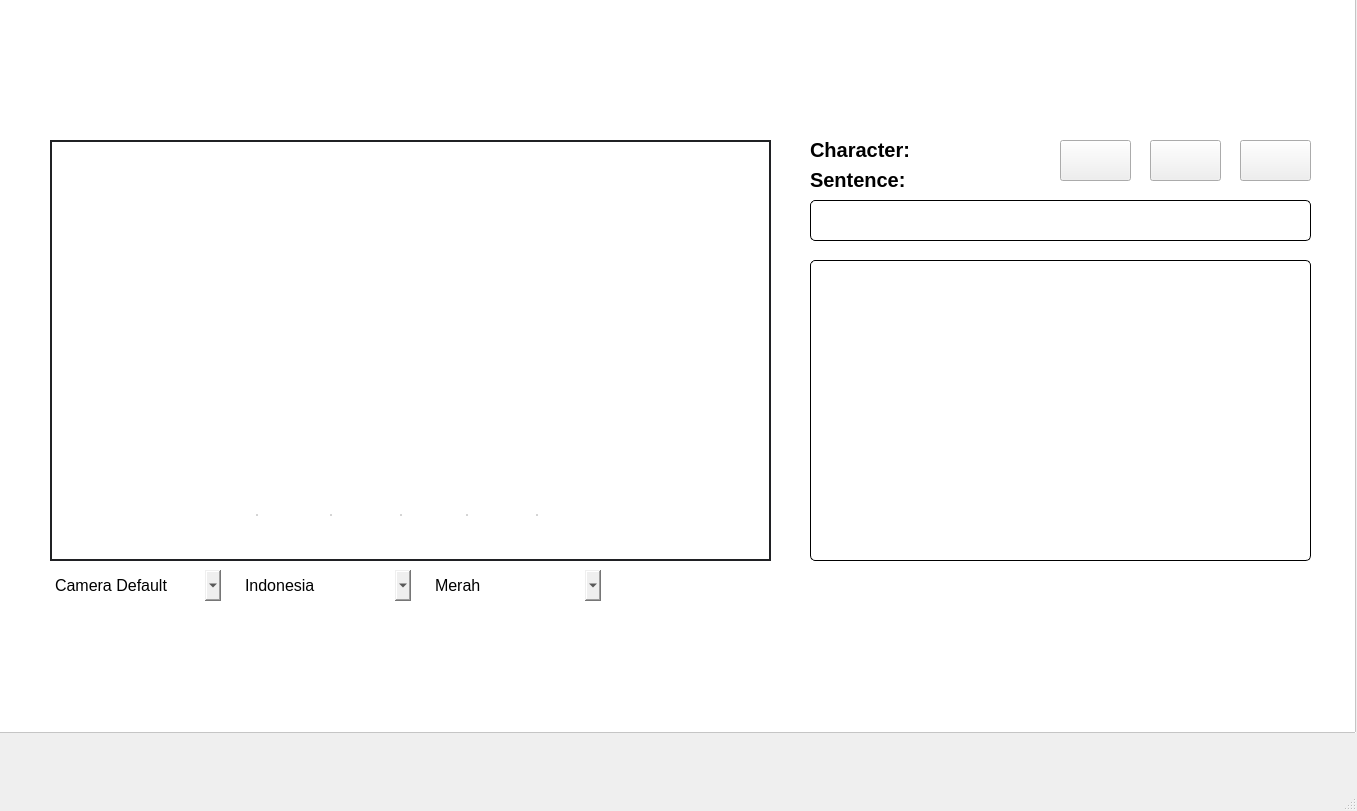
<?xml version="1.0" encoding="UTF-8"?>
<ui version="4.0">
 <class>MainWindow</class>
 <widget class="QMainWindow" name="MainWindow">
  <property name="enabled">
   <bool>true</bool>
  </property>
  <property name="geometry">
   <rect>
    <x>0</x>
    <y>0</y>
    <width>1357</width>
    <height>811</height>
   </rect>
  </property>
  <property name="windowTitle">
   <string>MainWindow</string>
  </property>
  <property name="styleSheet">
   <string notr="true"/>
  </property>
  <widget class="QWidget" name="centralwidget">
   <widget class="QFrame" name="frame">
    <property name="geometry">
     <rect>
      <x>-10</x>
      <y>-10</y>
      <width>1366</width>
      <height>743</height>
     </rect>
    </property>
    <property name="font">
     <font>
      <pointsize>10</pointsize>
     </font>
    </property>
    <property name="layoutDirection">
     <enum>Qt::LeftToRight</enum>
    </property>
    <property name="styleSheet">
     <string notr="true">QFrame{
	background-color: rgb(255, 255, 255);
}</string>
    </property>
    <property name="frameShape">
     <enum>QFrame::StyledPanel</enum>
    </property>
    <property name="frameShadow">
     <enum>QFrame::Raised</enum>
    </property>
    <widget class="QLabel" name="vid">
     <property name="geometry">
      <rect>
       <x>60</x>
       <y>150</y>
       <width>721</width>
       <height>421</height>
      </rect>
     </property>
     <property name="styleSheet">
      <string notr="true">QLabel {
    background-color: qlineargradient(
        spread:pad, x1:0, y1:0, x2:0, y2:1, /* Gradasi vertikal */
        stop:0 rgba(0, 0, 0, 245),         /* Hitam di atas */
        stop:0.3 rgb(32, 33, 36),          /* Peralihan dari hitam ke warna tengah */
        stop:0.7 rgb(32, 33, 36),          /* Warna tengah berlangsung lebih lama */
        stop:1 rgba(0, 0, 0, 245)          /* Hitam di bawah */
    );
    border: 2px solid rgb(32, 33, 36);
    color: white;
}</string>
     </property>
     <property name="frameShape">
      <enum>QFrame::Box</enum>
     </property>
     <property name="text">
      <string/>
     </property>
     <property name="scaledContents">
      <bool>true</bool>
     </property>
    </widget>
    <widget class="QLabel" name="sentence">
     <property name="geometry">
      <rect>
       <x>820</x>
       <y>210</y>
       <width>501</width>
       <height>41</height>
      </rect>
     </property>
     <property name="font">
      <font>
       <pointsize>15</pointsize>
       <weight>75</weight>
       <bold>true</bold>
      </font>
     </property>
     <property name="layoutDirection">
      <enum>Qt::RightToLeft</enum>
     </property>
     <property name="styleSheet">
      <string notr="true">QLabel {
    border-radius: 5px;            /* Border radius 5px */
	border:1px solid;
}</string>
     </property>
     <property name="frameShape">
      <enum>QFrame::Box</enum>
     </property>
     <property name="text">
      <string/>
     </property>
     <property name="textFormat">
      <enum>Qt::PlainText</enum>
     </property>
     <property name="alignment">
      <set>Qt::AlignLeading|Qt::AlignLeft|Qt::AlignVCenter</set>
     </property>
    </widget>
    <widget class="QLabel" name="kata">
     <property name="geometry">
      <rect>
       <x>820</x>
       <y>180</y>
       <width>111</width>
       <height>20</height>
      </rect>
     </property>
     <property name="font">
      <font>
       <pointsize>15</pointsize>
       <weight>75</weight>
       <bold>true</bold>
      </font>
     </property>
     <property name="text">
      <string>Sentence:</string>
     </property>
    </widget>
    <widget class="QLabel" name="character">
     <property name="geometry">
      <rect>
       <x>820</x>
       <y>150</y>
       <width>111</width>
       <height>20</height>
      </rect>
     </property>
     <property name="font">
      <font>
       <pointsize>15</pointsize>
       <weight>75</weight>
       <bold>true</bold>
      </font>
     </property>
     <property name="text">
      <string>Character:</string>
     </property>
    </widget>
    <widget class="QLabel" name="chara">
     <property name="geometry">
      <rect>
       <x>930</x>
       <y>150</y>
       <width>111</width>
       <height>20</height>
      </rect>
     </property>
     <property name="font">
      <font>
       <pointsize>15</pointsize>
       <weight>75</weight>
       <bold>true</bold>
      </font>
     </property>
     <property name="frameShape">
      <enum>QFrame::NoFrame</enum>
     </property>
     <property name="text">
      <string/>
     </property>
    </widget>
    <widget class="QPushButton" name="dele">
     <property name="geometry">
      <rect>
       <x>1070</x>
       <y>150</y>
       <width>71</width>
       <height>41</height>
      </rect>
     </property>
     <property name="font">
      <font>
       <pointsize>12</pointsize>
       <weight>75</weight>
       <bold>true</bold>
      </font>
     </property>
     <property name="text">
      <string/>
     </property>
     <property name="icon">
      <iconset>
       <normaloff>icon/delete-left-solid.svg</normaloff>icon/delete-left-solid.svg</iconset>
     </property>
     <property name="iconSize">
      <size>
       <width>40</width>
       <height>45</height>
      </size>
     </property>
    </widget>
    <widget class="QPushButton" name="clear">
     <property name="geometry">
      <rect>
       <x>1160</x>
       <y>150</y>
       <width>71</width>
       <height>41</height>
      </rect>
     </property>
     <property name="font">
      <font>
       <pointsize>12</pointsize>
       <weight>75</weight>
       <bold>true</bold>
      </font>
     </property>
     <property name="text">
      <string/>
     </property>
     <property name="icon">
      <iconset>
       <normaloff>icon/eraser-solid.svg</normaloff>icon/eraser-solid.svg</iconset>
     </property>
     <property name="iconSize">
      <size>
       <width>40</width>
       <height>30</height>
      </size>
     </property>
    </widget>
    <widget class="QPushButton" name="speakk">
     <property name="geometry">
      <rect>
       <x>1250</x>
       <y>150</y>
       <width>71</width>
       <height>41</height>
      </rect>
     </property>
     <property name="font">
      <font>
       <pointsize>12</pointsize>
       <weight>75</weight>
       <bold>true</bold>
      </font>
     </property>
     <property name="text">
      <string/>
     </property>
     <property name="icon">
      <iconset>
       <normaloff>icon/head-side-cough-solid.svg</normaloff>icon/head-side-cough-solid.svg</iconset>
     </property>
     <property name="iconSize">
      <size>
       <width>40</width>
       <height>30</height>
      </size>
     </property>
    </widget>
    <widget class="QComboBox" name="camera">
     <property name="geometry">
      <rect>
       <x>60</x>
       <y>580</y>
       <width>171</width>
       <height>31</height>
      </rect>
     </property>
     <property name="font">
      <font>
       <pointsize>12</pointsize>
      </font>
     </property>
     <property name="styleSheet">
      <string notr="true">QComboBox{
border-radius:5px;
}</string>
     </property>
     <property name="editable">
      <bool>false</bool>
     </property>
     <property name="currentIndex">
      <number>0</number>
     </property>
     <property name="iconSize">
      <size>
       <width>20</width>
       <height>20</height>
      </size>
     </property>
     <item>
      <property name="text">
       <string>Camera Default</string>
      </property>
      <property name="icon">
       <iconset>
        <normaloff>icon/video-solid.svg</normaloff>icon/video-solid.svg</iconset>
      </property>
     </item>
     <item>
      <property name="text">
       <string>WebCam</string>
      </property>
      <property name="icon">
       <iconset>
        <normaloff>icon/webcam.png</normaloff>icon/webcam.png</iconset>
      </property>
     </item>
    </widget>
    <widget class="QComboBox" name="bahasa">
     <property name="geometry">
      <rect>
       <x>250</x>
       <y>580</y>
       <width>171</width>
       <height>31</height>
      </rect>
     </property>
     <property name="font">
      <font>
       <pointsize>12</pointsize>
      </font>
     </property>
     <property name="styleSheet">
      <string notr="true">QComboBox{
border-radius:5px;
}</string>
     </property>
     <item>
      <property name="text">
       <string>Indonesia</string>
      </property>
      <property name="icon">
       <iconset>
        <normaloff>icon/flag.png</normaloff>icon/flag.png</iconset>
      </property>
     </item>
     <item>
      <property name="text">
       <string>Inggris</string>
      </property>
      <property name="icon">
       <iconset>
        <normaloff>icon/united-kingdom.png</normaloff>icon/united-kingdom.png</iconset>
      </property>
     </item>
    </widget>
    <widget class="QLabel" name="logo">
     <property name="geometry">
      <rect>
       <x>30</x>
       <y>30</y>
       <width>261</width>
       <height>60</height>
      </rect>
     </property>
     <property name="text">
      <string/>
     </property>
     <property name="pixmap">
      <pixmap>C:/Users/mafin/Downloads/cb57dd40-acdd-48e5-a793-b2698cc3d0ed-removebg-preview.png</pixmap>
     </property>
     <property name="scaledContents">
      <bool>true</bool>
     </property>
    </widget>
    <widget class="QCheckBox" name="check_cam">
     <property name="geometry">
      <rect>
       <x>400</x>
       <y>500</y>
       <width>51</width>
       <height>51</height>
      </rect>
     </property>
     <property name="styleSheet">
      <string notr="true">    QCheckBox {
        background-color: rgb(255, 255, 255);  /* Warna latar belakang default */
        border: 1px solid white;
        border-radius: 25px; /* Setengah dari lebar/tinggi untuk membuat lingkaran */
        padding: 10px;  /* Tambahkan padding untuk menambah jarak */
    }
    QCheckBox::indicator {
        width: 0px; 
        height: 0px;
    }

QCheckBox:checked {
	background-color: rgb(234, 67, 53);
        color: white;
        border: 1px solid rgb(234, 67, 53);
        border-radius: 25px; /* Setengah dari lebar/tinggi untuk membuat lingkaran */
    }
</string>
     </property>
     <property name="text">
      <string/>
     </property>
     <property name="icon">
      <iconset>
       <normaloff>icon/video-solid.svg</normaloff>icon/video-solid.svg</iconset>
     </property>
     <property name="iconSize">
      <size>
       <width>20</width>
       <height>20</height>
      </size>
     </property>
     <property name="checkable">
      <bool>true</bool>
     </property>
     <property name="checked">
      <bool>false</bool>
     </property>
    </widget>
    <widget class="QCheckBox" name="check_hand">
     <property name="geometry">
      <rect>
       <x>330</x>
       <y>500</y>
       <width>51</width>
       <height>51</height>
      </rect>
     </property>
     <property name="styleSheet">
      <string notr="true">    QCheckBox {
        background-color: rgb(255, 255, 255);  /* Warna latar belakang default */
        border: 1px solid white;
        border-radius: 25px; /* Setengah dari lebar/tinggi untuk membuat lingkaran */
        padding: 10px;  /* Tambahkan padding untuk menambah jarak */
    }
    QCheckBox::indicator {
        width: 0px; 
        height: 0px;
    }

QCheckBox:checked {
	background-color: rgb(234, 67, 53);
        color: white;
        border: 1px solid rgb(234, 67, 53);
        border-radius: 25px; /* Setengah dari lebar/tinggi untuk membuat lingkaran */
    }
</string>
     </property>
     <property name="text">
      <string/>
     </property>
     <property name="icon">
      <iconset>
       <normaloff>icon/hand-point-up-solid.svg</normaloff>icon/hand-point-up-solid.svg</iconset>
     </property>
     <property name="iconSize">
      <size>
       <width>25</width>
       <height>25</height>
      </size>
     </property>
     <property name="checked">
      <bool>false</bool>
     </property>
     <property name="autoRepeat">
      <bool>false</bool>
     </property>
    </widget>
    <widget class="QCheckBox" name="check_speak">
     <property name="geometry">
      <rect>
       <x>260</x>
       <y>500</y>
       <width>51</width>
       <height>51</height>
      </rect>
     </property>
     <property name="styleSheet">
      <string notr="true">    QCheckBox {
        background-color: rgb(255, 255, 255);  /* Warna latar belakang default */
        border: 1px solid white;
        border-radius: 25px; /* Setengah dari lebar/tinggi untuk membuat lingkaran */
        padding: 6px;  /* Tambahkan padding untuk menambah jarak */
    }
    QCheckBox::indicator {
        width: 0px; 
        height: 0px;
    }

QCheckBox:checked {
	background-color: rgb(234, 67, 53);
        color: white;
        border: 1px solid rgb(234, 67, 53);
        border-radius: 25px; /* Setengah dari lebar/tinggi untuk membuat lingkaran */
    }
</string>
     </property>
     <property name="text">
      <string/>
     </property>
     <property name="icon">
      <iconset>
       <normaloff>icon/volume-high-solid.svg</normaloff>icon/volume-high-solid.svg</iconset>
     </property>
     <property name="iconSize">
      <size>
       <width>25</width>
       <height>25</height>
      </size>
     </property>
     <property name="checked">
      <bool>false</bool>
     </property>
    </widget>
    <widget class="QCheckBox" name="check_bright">
     <property name="geometry">
      <rect>
       <x>540</x>
       <y>500</y>
       <width>51</width>
       <height>51</height>
      </rect>
     </property>
     <property name="styleSheet">
      <string notr="true">    QCheckBox {
        background-color: rgb(255, 255, 255);  /* Warna latar belakang default */
        border: 1px solid white;
        border-radius: 25px; /* Setengah dari lebar/tinggi untuk membuat lingkaran */
        padding: 6px;  /* Tambahkan padding untuk menambah jarak */
    }
    QCheckBox::indicator {
        width: 0px; 
        height: 0px;
    }

QCheckBox:checked {
	background-color: rgb(234, 67, 53);
        color: white;
        border: 1px solid rgb(234, 67, 53);
        border-radius: 25px; /* Setengah dari lebar/tinggi untuk membuat lingkaran */
    }
</string>
     </property>
     <property name="text">
      <string/>
     </property>
     <property name="icon">
      <iconset>
       <normaloff>icon/sun-solid.svg</normaloff>icon/sun-solid.svg</iconset>
     </property>
     <property name="iconSize">
      <size>
       <width>25</width>
       <height>25</height>
      </size>
     </property>
     <property name="checked">
      <bool>false</bool>
     </property>
    </widget>
    <widget class="QCheckBox" name="check_draw">
     <property name="geometry">
      <rect>
       <x>470</x>
       <y>500</y>
       <width>51</width>
       <height>51</height>
      </rect>
     </property>
     <property name="styleSheet">
      <string notr="true">    QCheckBox {
        background-color: rgb(255, 255, 255);  /* Warna latar belakang default */
        border: 1px solid white;
        border-radius: 25px; /* Setengah dari lebar/tinggi untuk membuat lingkaran */
        padding: 6px;  /* Tambahkan padding untuk menambah jarak */
    }
    QCheckBox::indicator {
        width: 0px; 
        height: 0px;
    }

QCheckBox:checked {
	background-color: rgb(234, 67, 53);
        color: white;
        border: 1px solid rgb(234, 67, 53);
        border-radius: 25px; /* Setengah dari lebar/tinggi untuk membuat lingkaran */
    }
</string>
     </property>
     <property name="text">
      <string/>
     </property>
     <property name="icon">
      <iconset>
       <normaloff>icon/palette-solid.svg</normaloff>icon/palette-solid.svg</iconset>
     </property>
     <property name="iconSize">
      <size>
       <width>25</width>
       <height>25</height>
      </size>
     </property>
    </widget>
    <widget class="QLabel" name="idle">
     <property name="geometry">
      <rect>
       <x>280</x>
       <y>320</y>
       <width>291</width>
       <height>91</height>
      </rect>
     </property>
     <property name="font">
      <font>
       <pointsize>20</pointsize>
      </font>
     </property>
     <property name="styleSheet">
      <string notr="true">QLabel {
    background-color: transparent; /* Membuat background transparan */
    color: white; /* Warna teks putih, bisa diganti sesuai kebutuhan */
    text-align: center; /* Memposisikan teks di tengah secara horizontal */
    qproperty-alignment: 'AlignCenter'; /* Memposisikan teks di tengah secara vertikal dan horizontal */
}
</string>
     </property>
     <property name="text">
      <string>Kamera nonaktif</string>
     </property>
    </widget>
    <widget class="QComboBox" name="warnaai">
     <property name="geometry">
      <rect>
       <x>440</x>
       <y>580</y>
       <width>171</width>
       <height>31</height>
      </rect>
     </property>
     <property name="font">
      <font>
       <pointsize>12</pointsize>
      </font>
     </property>
     <property name="styleSheet">
      <string notr="true">QComboBox{
border-radius:5px;
}</string>
     </property>
     <item>
      <property name="text">
       <string>Merah</string>
      </property>
     </item>
     <item>
      <property name="text">
       <string>Hijau</string>
      </property>
     </item>
     <item>
      <property name="text">
       <string>Biru</string>
      </property>
     </item>
     <item>
      <property name="text">
       <string>Kuning</string>
      </property>
     </item>
     <item>
      <property name="text">
       <string>Ungu</string>
      </property>
     </item>
    </widget>
    <widget class="QLabel" name="picture">
     <property name="geometry">
      <rect>
       <x>820</x>
       <y>270</y>
       <width>501</width>
       <height>301</height>
      </rect>
     </property>
     <property name="styleSheet">
      <string notr="true">QLabel {
    border-radius: 5px;            /* Border radius 5px */
	border:1px solid;
}</string>
     </property>
     <property name="frameShape">
      <enum>QFrame::Box</enum>
     </property>
     <property name="text">
      <string/>
     </property>
    </widget>
   </widget>
  </widget>
  <widget class="QMenuBar" name="menubar">
   <property name="geometry">
    <rect>
     <x>0</x>
     <y>0</y>
     <width>1357</width>
     <height>21</height>
    </rect>
   </property>
  </widget>
  <widget class="QStatusBar" name="statusbar"/>
 </widget>
 <resources>
  <include location="../porto/dlogo.qrc"/>
 </resources>
 <connections/>
</ui>
